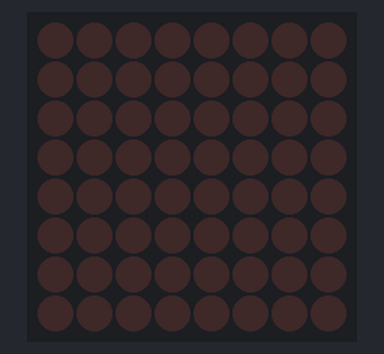
Recording of a sketch running on a simulated Arduino Uno, built with avr-gcc and run on an emulated ATmega328P. On the bench: 8×8 LED matrix. Wiring (inferred from the names in the program): MAX7219 LED driver (orientation assumed): data pin 12; clock pin 11; CS pin 10.

Above: at 0.1 s.
At 1.1 s:
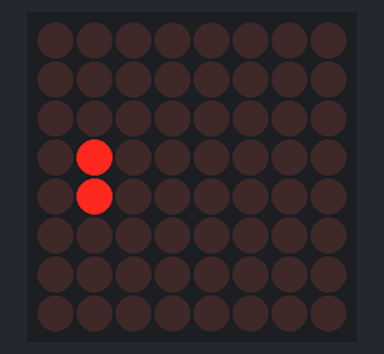
At 2.6 s:
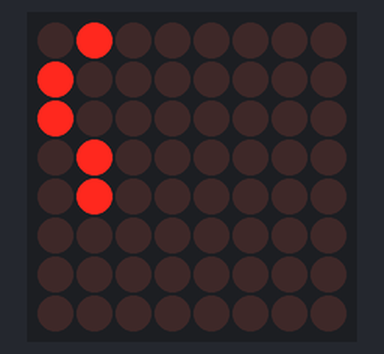
At 5.1 s:
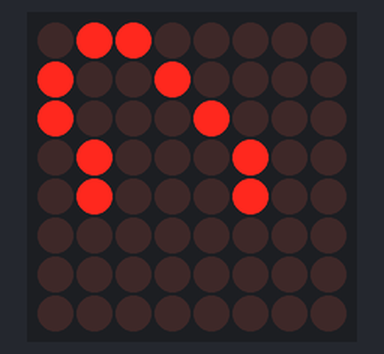
At 7.6 s:
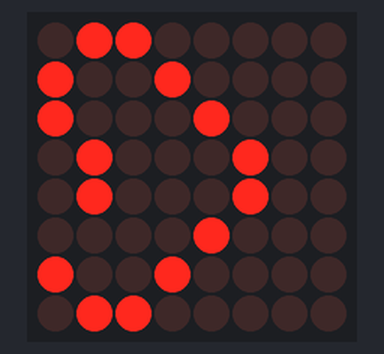
At 10.1 s:
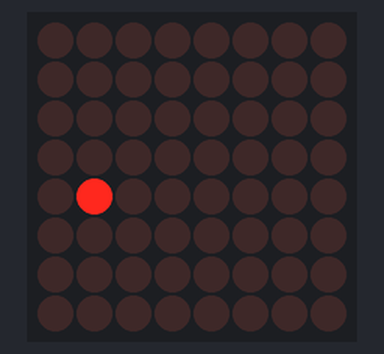

Measured:
- by itself, everything shown: repeats every 9.5 s, in 17 steps
- what the display in image 0 shows lasts 0.5 s, from 0.1 s to 0.6 s

The sketch:

KIDS_matrix8x8.ino
```cpp
//int ANIMDELAY = 100;  // animation delay, deafault value is 100
//int INTENSITYMIN = 0; // minimum brightness, valid range [0,15]
//int INTENSITYMAX = 8; // maximum brightness, valid range [0,15]
//
//int DIN_PIN = 12;      // data in pin
//int CS_PIN = 10;       // load (CS) pin
//int CLK_PIN = 11;      // clock pin
//
//// MAX7219 registers
//byte MAXREG_DECODEMODE = 0x09;
//byte MAXREG_INTENSITY  = 0x0a;
//byte MAXREG_SCANLIMIT  = 0x0b;
//byte MAXREG_SHUTDOWN   = 0x0c;
//byte MAXREG_DISPTEST   = 0x0f;
//
//const unsigned char heart[] =
//{
//  B01100110,
//  B11111111,
//  B11111111,
//  B11111111,
//  B01111110,
//  B00111100,
//  B00011000,
//  B00000000
//};
// void setup ()
//{
//  pinMode(DIN_PIN, OUTPUT);
//  pinMode(CLK_PIN, OUTPUT);
//  pinMode(CS_PIN, OUTPUT);
//
//  // initialization of the MAX7219
//  setRegistry(MAXREG_SCANLIMIT, 0x07);
//  setRegistry(MAXREG_DECODEMODE, 0x00);  // using an led matrix (not digits)
//  setRegistry(MAXREG_SHUTDOWN, 0x01);    // not in shutdown mode
//  setRegistry(MAXREG_DISPTEST, 0x00);    // no display test
//  setRegistry(MAXREG_INTENSITY, 0x0f & INTENSITYMIN);
//
//  // draw hearth
//  setRegistry(1, heart[0]);
//  setRegistry(2, heart[1]);
//  setRegistry(3, heart[2]);
//  setRegistry(4, heart[3]);
//  setRegistry(5, heart[4]);
//  setRegistry(6, heart[5]);
//  setRegistry(7, heart[6]);
//  setRegistry(8, heart[7]);
//}
// void loop ()
//{
//  // second beat
//  setRegistry(MAXREG_INTENSITY, 0x0f & INTENSITYMAX);
//  delay(ANIMDELAY);
//
//  // switch off
//  setRegistry(MAXREG_INTENSITY, 0x0f & INTENSITYMIN);
//  delay(ANIMDELAY);
//
//  // second beat
//  setRegistry(MAXREG_INTENSITY, 0x0f & INTENSITYMAX);
//  delay(ANIMDELAY);
//
//  // switch off
//  setRegistry(MAXREG_INTENSITY, 0x0f & INTENSITYMIN);
//  delay(ANIMDELAY*6);
//}
// void setRegistry(byte reg, byte value)
//{
//  digitalWrite(CS_PIN, LOW);
//
//  putByte(reg);   // specify register
//  putByte(value); // send data
//
//  digitalWrite(CS_PIN, LOW);
//  digitalWrite(CS_PIN, HIGH);
//}
// void putByte(byte data)
//{
//  byte i = 8;
//  byte mask;
//  while (i > 0)
//  {
//    mask = 0x01 << (i - 1);        // get bitmask
//    digitalWrite( CLK_PIN, LOW);   // tick
//    if (data & mask)               // choose bit
//      digitalWrite(DIN_PIN, HIGH); // send 1
//    else
//      digitalWrite(DIN_PIN, LOW);  // send 0
//    digitalWrite(CLK_PIN, HIGH);   // tock
//    --i;                           // move to lesser bit
//  }
//}
//


unsigned char i;
unsigned char j;

int Max7219_pinCLK = 11;
int Max7219_pinCS = 10;
int Max7219_pinDIN = 12;

unsigned char disp1[19][8]={
  0x00, 0x00, 0x00, 0x00, 0x00, 0x00, 0x00, 0x00, // Heart Pattern
  0x00, 0x00, 0x00, 0x00, 0x40, 0x00, 0x00, 0x00,
  0x00, 0x00, 0x00, 0x40, 0x40, 0x00, 0x00, 0x00,
  0x00, 0x00, 0x80, 0x40, 0x40, 0x00, 0x00, 0x00,
  0x00, 0x80, 0x80, 0x40, 0x40, 0x00, 0x00, 0x00,
  0x40, 0x80, 0x80, 0x40, 0x40, 0x00, 0x00, 0x00,
  0x60, 0x80, 0x80, 0x40, 0x40, 0x00, 0x00, 0x00,
  0x60, 0x90, 0x80, 0x40, 0x40, 0x00, 0x00, 0x00,
  0x60, 0x90, 0x88, 0x40, 0x40, 0x00, 0x00, 0x00,
  0x60, 0x90, 0x88, 0x44, 0x40, 0x00, 0x00, 0x00,
  0x60, 0x90, 0x88, 0x44, 0x44, 0x00, 0x00, 0x00,
  0x60, 0x90, 0x88, 0x44, 0x44, 0x08, 0x00, 0x00,
  0x60, 0x90, 0x88, 0x44, 0x44, 0x08, 0x10, 0x00,
  0x60, 0x90, 0x88, 0x44, 0x44, 0x08, 0x10, 0x20,
  0x60, 0x90, 0x88, 0x44, 0x44, 0x08, 0x10, 0x60,
  0x60, 0x90, 0x88, 0x44, 0x44, 0x08, 0x90, 0x60,
  0x60, 0x90, 0x88, 0x44, 0x44, 0x88, 0x90, 0x60, // Heart Pattern

};

void Write_Max7219_byte(unsigned char DATA)
{
  unsigned char i;
  digitalWrite(Max7219_pinCS,LOW);
  for(i=8;i>=1;i--)
  {
    digitalWrite(Max7219_pinCLK,LOW);
    digitalWrite(Max7219_pinDIN,DATA&0x80);
    DATA = DATA<<1;
    digitalWrite(Max7219_pinCLK,HIGH);
  }
}
void Write_Max7219(unsigned char address,unsigned char dat)
{
  digitalWrite(Max7219_pinCS,LOW);
  Write_Max7219_byte(address);
  Write_Max7219_byte(dat);
  digitalWrite(Max7219_pinCS,HIGH);
}

void Init_MAX7219(void)
{
  Write_Max7219(0x09, 0x00);
  Write_Max7219(0x0a, 0x03);
  Write_Max7219(0x0b, 0x07);
  Write_Max7219(0x0c, 0x01);
  Write_Max7219(0x0f, 0x00);
}
void setup(){
  pinMode(Max7219_pinCLK,OUTPUT);
  pinMode(Max7219_pinCS,OUTPUT);
  pinMode(Max7219_pinDIN,OUTPUT);
  delay(50);
  Init_MAX7219();
}
void loop()
{
  for(j=0;j<19;j++)
  {
    for(i=1;i<9;i++)
      Write_Max7219(i,disp1[j][i-1]);
    delay(500);
  }
}
```
